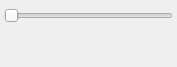
<?xml version="1.0" encoding="UTF-8"?>
<ui version="4.0">
 <class>ZoomLevel</class>
 <widget class="QDockWidget" name="ZoomLevel">
  <property name="geometry">
   <rect>
    <x>0</x>
    <y>0</y>
    <width>177</width>
    <height>67</height>
   </rect>
  </property>
  <property name="sizePolicy">
   <sizepolicy hsizetype="Preferred" vsizetype="Minimum">
    <horstretch>0</horstretch>
    <verstretch>0</verstretch>
   </sizepolicy>
  </property>
  <property name="allowedAreas">
   <set>Qt::LeftDockWidgetArea|Qt::RightDockWidgetArea</set>
  </property>
  <property name="windowTitle">
   <string>Canvas Zoom Level</string>
  </property>
  <widget class="QWidget" name="dockWidgetContents">
   <layout class="QVBoxLayout" name="verticalLayout_2" stretch="0,1">
    <property name="margin">
     <number>4</number>
    </property>
    <item>
     <widget class="QSlider" name="zoomSlider">
      <property name="sizePolicy">
       <sizepolicy hsizetype="Expanding" vsizetype="Minimum">
        <horstretch>0</horstretch>
        <verstretch>0</verstretch>
       </sizepolicy>
      </property>
      <property name="minimumSize">
       <size>
        <width>0</width>
        <height>23</height>
       </size>
      </property>
      <property name="minimum">
       <number>1</number>
      </property>
      <property name="maximum">
       <number>1000</number>
      </property>
      <property name="orientation">
       <enum>Qt::Horizontal</enum>
      </property>
     </widget>
    </item>
    <item>
     <spacer name="verticalSpacer">
      <property name="orientation">
       <enum>Qt::Vertical</enum>
      </property>
      <property name="sizeType">
       <enum>QSizePolicy::MinimumExpanding</enum>
      </property>
      <property name="sizeHint" stdset="0">
       <size>
        <width>20</width>
        <height>0</height>
       </size>
      </property>
     </spacer>
    </item>
   </layout>
  </widget>
  <action name="actionAutomatic_Graph_Layout">
   <property name="checkable">
    <bool>true</bool>
   </property>
   <property name="icon">
    <iconset resource="../libdunnartcanvas.qrc">
     <normaloff>:/resources/images/layout.png</normaloff>:/resources/images/layout.png</iconset>
   </property>
   <property name="text">
    <string>Automatic Graph Layout</string>
   </property>
   <property name="iconText">
    <string>Graph Layout</string>
   </property>
  </action>
 </widget>
 <resources>
  <include location="../libdunnartcanvas.qrc"/>
  <include location="../libdunnartcanvas.qrc"/>
 </resources>
 <connections/>
</ui>
